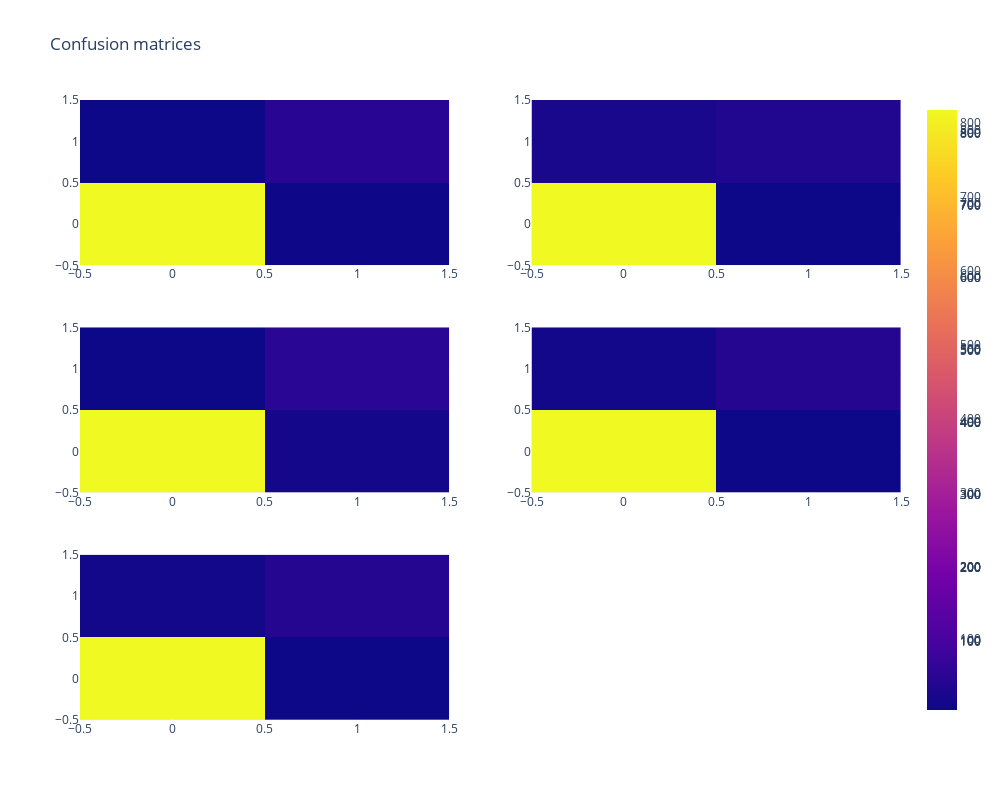

Notebook source saved alongside this figure:
### Code cell
rows, cols = 3, 2

fig = make_subplots(rows=rows, cols=cols)

index = 0

for i in range(rows):
    for j in range(cols):
        
        if index == 5: break

        m = [[cm[index][0][0], cm[index][0][1]], [cm[index][1][0], cm[index][1][1]]]

        fig.append_trace(go.Heatmap(z=m), row=i+1, col=j+1)

        index += 1


fig.update_layout(height=800, width=1000,title_text="Confusion matrices")
fig.show()

### Figure 1 — Plotly figure (JSON) as saved in the notebook; plotly's stock layout.template omitted (floating-point values rounded to 4 significant figures)
{"data": [{"text": [["827", "8"], ["6", "50"]], "type": "heatmap", "xaxis": "x", "yaxis": "y", "z": [[827, 8], [6, 50]]}, {"text": [["833", "2"], ["21", "35"]], "type": "heatmap", "xaxis": "x2", "yaxis": "y2", "z": [[833, 2], [21, 35]]}, {"text": [["817", "18"], ["6", "50"]], "type": "heatmap", "xaxis": "x3", "yaxis": "y3", "z": [[817, 18], [6, 50]]}, {"text": [["831", "4"], ["13", "43"]], "type": "heatmap", "xaxis": "x4", "yaxis": "y4", "z": [[831, 4], [13, 43]]}, {"text": [["831", "4"], ["14", "42"]], "type": "heatmap", "xaxis": "x5", "yaxis": "y5", "z": [[831, 4], [14, 42]]}], "layout": {"height": 800, "title": {"text": "Confusion matrices"}, "width": 1000, "xaxis": {"anchor": "y", "domain": [0, 0.45]}, "xaxis2": {"anchor": "y2", "domain": [0.55, 1]}, "xaxis3": {"anchor": "y3", "domain": [0, 0.45]}, "xaxis4": {"anchor": "y4", "domain": [0.55, 1]}, "xaxis5": {"anchor": "y5", "domain": [0, 0.45]}, "xaxis6": {"anchor": "y6", "domain": [0.55, 1]}, "yaxis": {"anchor": "x", "domain": [0.7333, 1]}, "yaxis2": {"anchor": "x2", "domain": [0.7333, 1]}, "yaxis3": {"anchor": "x3", "domain": [0.3667, 0.6333]}, "yaxis4": {"anchor": "x4", "domain": [0.3667, 0.6333]}, "yaxis5": {"anchor": "x5", "domain": [0, 0.2667]}, "yaxis6": {"anchor": "x6", "domain": [0, 0.2667]}}}
